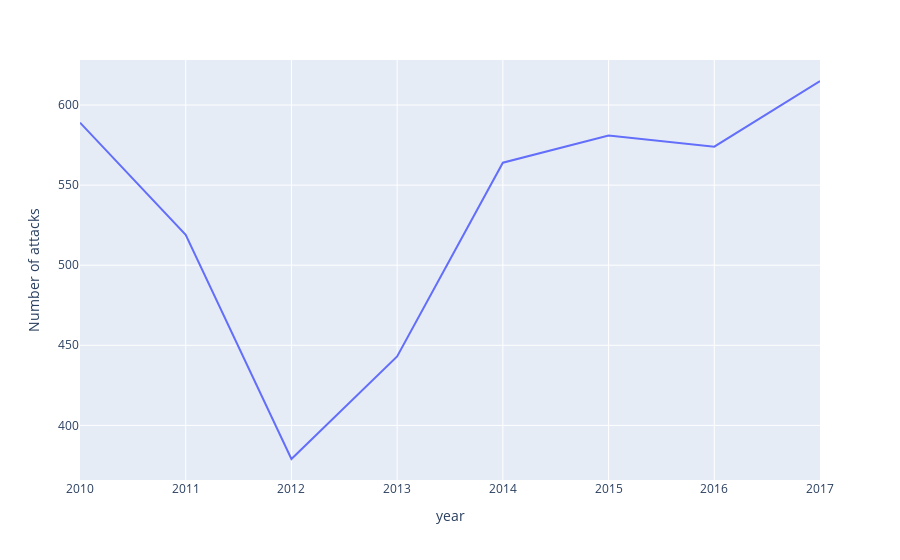

Source (notebook cell):
### Code cell
import plotly.express as px
year1 = dataset.Year.value_counts()
years = pd.DataFrame({'year':year1.index , 'Number of attacks':year1.values})
years.sort_values(by = 'year' , inplace=True)
fg1 = px.line(years , x= 'year' , y = 'Number of attacks')
fg1.show()

### Figure 1 — Plotly figure (JSON) as saved in the notebook; plotly's stock layout.template omitted (floating-point values rounded to 4 significant figures)
{"data": [{"hovertemplate": "year=%{x}<br>Number of attacks=%{y}<extra></extra>", "legendgroup": "", "line": {"color": "#636efa", "dash": "solid"}, "marker": {"symbol": "circle"}, "mode": "lines", "name": "", "orientation": "v", "showlegend": false, "type": "scatter", "x": [2010, 2011, 2012, 2013, 2014, 2015, 2016, 2017], "xaxis": "x", "y": [589, 519, 379, 443, 564, 581, 574, 615], "yaxis": "y"}], "layout": {"legend": {"tracegroupgap": 0}, "margin": {"t": 60}, "xaxis": {"anchor": "y", "domain": [0, 1], "title": {"text": "year"}}, "yaxis": {"anchor": "x", "domain": [0, 1], "title": {"text": "Number of attacks"}}}}
